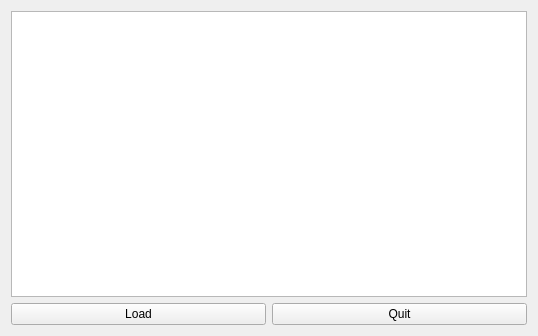
<?xml version="1.0" encoding="UTF-8"?>
<ui version="4.0">
 <class>MainWindow</class>
 <widget class="QWidget" name="MainWindow">
  <property name="geometry">
   <rect>
    <x>0</x>
    <y>0</y>
    <width>538</width>
    <height>336</height>
   </rect>
  </property>
  <property name="windowTitle">
   <string>MainWindow</string>
  </property>
  <layout class="QGridLayout" name="gridLayout_2">
   <item row="0" column="0">
    <layout class="QGridLayout" name="gridLayout">
     <property name="sizeConstraint">
      <enum>QLayout::SetDefaultConstraint</enum>
     </property>
     <item row="0" column="0" colspan="2">
      <widget class="QPlainTextEdit" name="plainTextEdit">
       <property name="acceptDrops">
        <bool>true</bool>
       </property>
       <property name="readOnly">
        <bool>true</bool>
       </property>
      </widget>
     </item>
     <item row="1" column="0">
      <widget class="QPushButton" name="pushButton_Load">
       <property name="text">
        <string>Load</string>
       </property>
      </widget>
     </item>
     <item row="1" column="1">
      <widget class="QPushButton" name="pushButton_Quit">
       <property name="text">
        <string>Quit</string>
       </property>
      </widget>
     </item>
    </layout>
   </item>
  </layout>
 </widget>
 <resources/>
 <connections/>
</ui>
